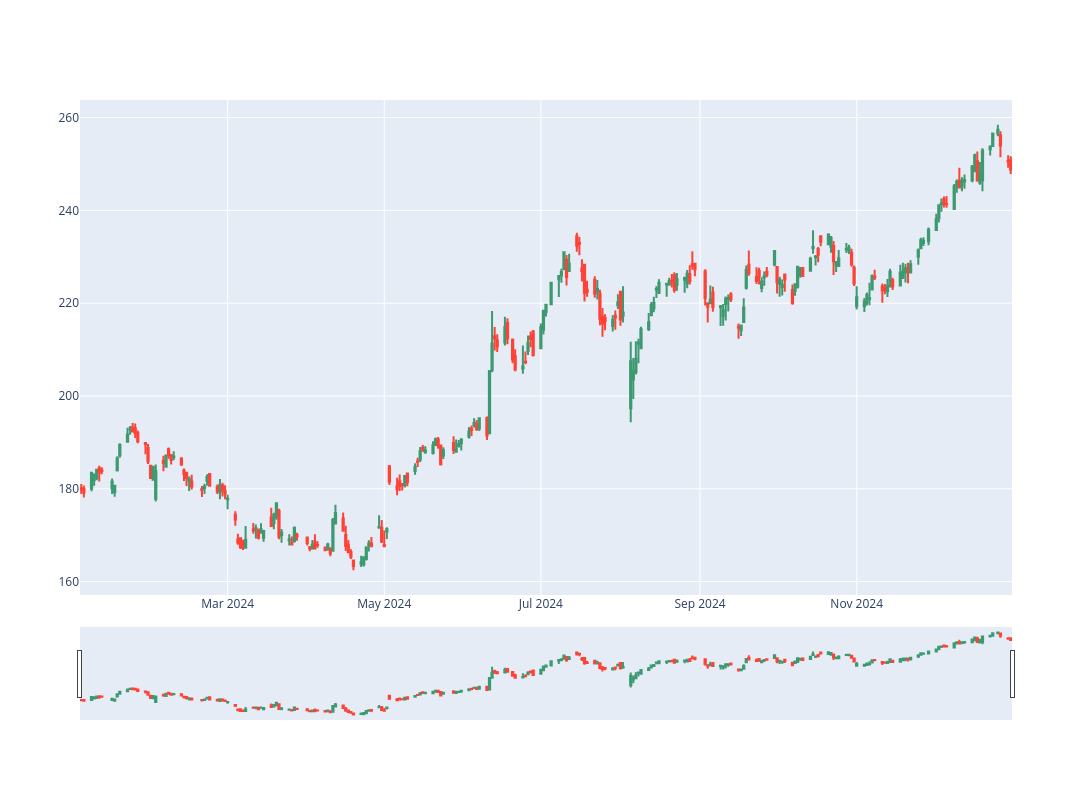

Notebook code cell kept with this figure:
### Code cell
# !pip install plotly
import plotly.graph_objects as go


fig = go.Figure(data=[go.Candlestick(x=plot_df['Date'],
                open=plot_df['Open'],
                high=plot_df['High'],
                low=plot_df['Low'],
                close=plot_df['Close'])])
fig.update_layout(
    width=1700, height=800)

fig.show()

### Figure 1 — Plotly figure (JSON) as saved in the notebook; plotly's stock layout.template omitted (floating-point values rounded to 4 significant figures; data arrays with more than 128 entries replaced by an {"elided": "..."} marker saying what was removed)
{"data": [{"close": {"elided": "250 float values"}, "high": {"elided": "250 float values"}, "low": {"elided": "250 float values"}, "open": {"elided": "250 float values"}, "type": "candlestick", "x": {"elided": "250 str values"}}], "layout": {"height": 800, "width": 1700}}
